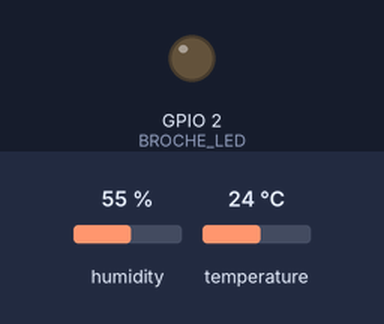
Recording of a sketch running on a simulated ESP32. Shown: output pins drawn as LEDs (lit = HIGH). Inputs (shaded band) come from the test bench; at power-on: temperature 24 °C, humidity 55 %. WiFi joins after 1.5 s; servers stay silent unless stated; the local clock reads 2024-03-15 10:24:30 at power-on unless the sketch sets it; no MQTT or app messages arrive unless stated; what the sketch prints to the serial monitor is not drawn.

Above: at 5.8 s.
5.9 s: temperature set to 29 °C
7.4 s: temperature set to 32 °C
At 11.1 s:
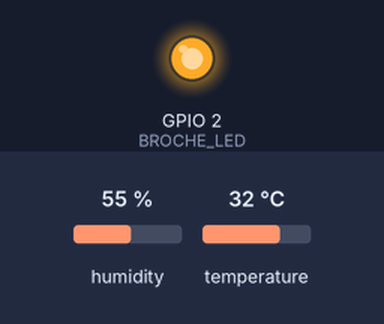
Timing chart, 0 to 12.6 s (numbered marks = the images above; inputs shaded):
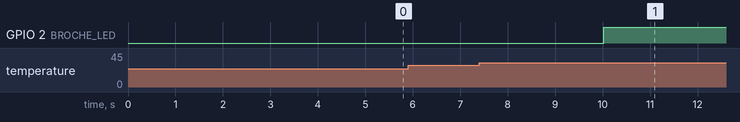

The sketch:

esp32_thermique.ino
```cpp
/*
 * ESP32 n°1 — NŒUD THERMIQUE (machine M1) avec un DHT11.
 *
 * Équivalent physique de simulation/02_simulation_projet/thermique :
 *   - LECTURE toutes les 2 s : si la température dépasse le seuil, on publie TOUT DE SUITE
 *     un message « ALERTE » (sans attendre les 30 s) → ENF1 (latence) ;
 *   - retour sous (seuil - 2 °C) : message « OK » immédiat (hystérésis, pas de clignotement) ;
 *   - toutes les 30 s : rapport périodique (EF1).
 *
 * Réseau : Wi-Fi → broker MQTT Mosquitto sur le VPS.
 *   publie   factory/machines/MACHINE_01   (mesures, JSON)
 *   publie   factory/status/MACHINE_01     (en ligne / hors ligne, « retained »)
 *   écoute   factory/cmd/MACHINE_01        (commande : STATUT = rapport tout de suite)
 *
 * Câblage DHT11 (module 3 broches) : VCC → 3V3, GND → GND, DATA → GPIO 4.
 *   (DHT11 nu à 4 broches : ajouter une résistance de 10 kΩ entre DATA et 3V3.)
 *
 * Bibliothèques (Gestionnaire de bibliothèques) : « PubSubClient » (Nick O'Leary),
 *   « DHT sensor library » (Adafruit) + « Adafruit Unified Sensor ».
 * Carte : « ESP32 Dev Module » (paquet esp32 d'Espressif).
 */
#include <WiFi.h>
#include <PubSubClient.h>
#include <DHT.h>
#include <time.h>

/* ================================================================== À ADAPTER */
#define WIFI_SSID      "NOM_DU_WIFI"
#define WIFI_MDP       "MOT_DE_PASSE_WIFI"
#define MQTT_HOTE      "IP_OU_NOM_DU_VPS"
#define MQTT_UTILISATEUR "MACHINE_01"         /* un compte Mosquitto PAR nœud (ENF6) */
#define MQTT_MDP       "MOT_DE_PASSE_MACHINE_01"
#define UTILISER_TLS   0                      /* 1 = port 8883 chiffré (recommandé sur Internet) */

#define NODE_ID        "MACHINE_01"
#define NOM_MACHINE    "Decoupe"

/* PIÈGE DHT11 : il ne mesure que de 0 à 50 °C. Le vrai seuil de M1 (85 °C) est donc
   impossible à atteindre : pour la démonstration on prend 30 °C (il suffit de pincer
   le capteur entre les doigts ou de souffler dessus). En production : sonde type K + MAX6675. */
#define SEUIL_C        30.0f
#define SEUIL_REEL_C   85.0f                  /* seulement recopié dans le JSON, pour mémoire */
#define HYSTERESIS_C   2.0f
/* ================================================================== */

#if UTILISER_TLS
#include <WiFiClientSecure.h>
#define MQTT_PORT 8883
/* Certificat de l'autorité qui a signé celui du VPS (ex. ISRG Root X1 pour Let's Encrypt).
   Laissé vide : chiffrement sans vérification du serveur (acceptable pour un TP seulement). */
static const char CA_CERT[] = "";
WiFiClientSecure reseau;
#else
#define MQTT_PORT 1883
WiFiClient reseau;
#endif
PubSubClient mqtt(reseau);

/* ------------------------------------------------------------------ paramètres (ms) */
const uint32_t PERIODE_MS      = 30000;   /* EF1 : un rapport toutes les 30 s */
const uint32_t LECTURE_MS      = 2000;    /* le DHT11 ne supporte pas plus d'une lecture/s */
const uint32_t REESSAI_MQTT_MS = 5000;
const int      ERREURS_MAX     = 3;       /* lectures ratées d'affilée avant « ERREUR_CAPTEUR » */

const int BROCHE_DHT = 4;
const int BROCHE_LED = 2;                 /* LED bleue de la carte = machine en alerte */

DHT dht(BROCHE_DHT, DHT11);

char topicDonnees[64], topicStatut[64], topicCommande[64];

float temperature = NAN, humidite = NAN;
bool enAlerte = false;
int erreursDht = 0;
uint32_t seq = 0;
uint32_t derniereLecture = 0, dernierRapport = 0, dernierEssaiMqtt = 0;

/* ------------------------------------------------------------------ tampon hors ligne
   Comme CAPACITE_TAMPON dans la simulation : si le broker est injoignable, on garde
   les 16 derniers messages (chacun porte déjà son horodatage) et on les envoie au retour. */
const int CAPACITE_TAMPON = 16;
const int TAILLE_MSG      = 256;
char tampon[CAPACITE_TAMPON][TAILLE_MSG];
int teteTampon = 0, nbEnAttente = 0;
uint32_t perdusTampon = 0;

void mettreEnTampon(const char *msg) {
  if (nbEnAttente == CAPACITE_TAMPON) {          /* plein : on sacrifie le plus ancien */
    teteTampon = (teteTampon + 1) % CAPACITE_TAMPON;
    nbEnAttente--;
    perdusTampon++;
  }
  strlcpy(tampon[(teteTampon + nbEnAttente) % CAPACITE_TAMPON], msg, TAILLE_MSG);
  nbEnAttente++;
}

void viderTampon() {
  while (nbEnAttente > 0 && mqtt.publish(topicDonnees, tampon[teteTampon])) {
    teteTampon = (teteTampon + 1) % CAPACITE_TAMPON;
    nbEnAttente--;
  }
}

void publier(const char *msg) {
  Serial.print("TX "); Serial.print(topicDonnees); Serial.print(' '); Serial.println(msg);
  if (!mqtt.connected() || !mqtt.publish(topicDonnees, msg)) {
    mettreEnTampon(msg);
    Serial.println("   (broker injoignable : message mis en tampon)");
  }
}

/* Horodatage Unix (NTP) ; 0 tant que l'heure n'est pas encore connue */
uint32_t horodatage() {
  time_t t = time(nullptr);
  return t > 1700000000 ? (uint32_t)t : 0;
}

/* ------------------------------------------------------------------ rapport JSON */
void envoyerRapport(const char *statut) {
  char msg[TAILLE_MSG];
  char t[12], h[12];
  if (isnan(temperature)) strcpy(t, "null"); else snprintf(t, sizeof t, "%.1f", temperature);
  if (isnan(humidite))    strcpy(h, "null"); else snprintf(h, sizeof h, "%.0f", humidite);
  snprintf(msg, sizeof msg,
           "{\"node_id\":\"%s\",\"timestamp\":%lu,\"temperature_c\":%s,\"humidity_pct\":%s,"
           "\"seuil_c\":%.1f,\"seuil_reel_c\":%.1f,\"machine\":\"%s\",\"status\":\"%s\","
           "\"seq\":%lu,\"rssi_dbm\":%d}",
           NODE_ID, (unsigned long)horodatage(), t, h, SEUIL_C, SEUIL_REEL_C, NOM_MACHINE,
           statut, (unsigned long)++seq, (int)WiFi.RSSI());
  publier(msg);
  dernierRapport = millis();
}

const char *statutCourant() {
  if (erreursDht >= ERREURS_MAX) return "ERREUR_CAPTEUR";
  return enAlerte ? "ALERTE" : "OK";
}

/* ------------------------------------------------------------------ lecture du capteur */
void lireCapteur() {
  float t = dht.readTemperature();
  float h = dht.readHumidity();
  if (isnan(t) || isnan(h)) {
    erreursDht++;
    Serial.println("DHT11 : lecture ratee");
    if (erreursDht == ERREURS_MAX) envoyerRapport("ERREUR_CAPTEUR");   /* une seule fois */
    return;
  }
  erreursDht = 0;
  temperature = t;
  humidite = h;

  if (temperature > SEUIL_C && !enAlerte) {
    enAlerte = true;
    digitalWrite(BROCHE_LED, HIGH);
    Serial.printf("ALERTE surchauffe %.1f C > seuil %.1f C\n", temperature, SEUIL_C);
    envoyerRapport("ALERTE");                      /* tout de suite : ENF1 */
  } else if (enAlerte && temperature <= SEUIL_C - HYSTERESIS_C) {
    enAlerte = false;
    digitalWrite(BROCHE_LED, LOW);
    Serial.printf("FIN_ALERTE %.1f C\n", temperature);
    envoyerRapport("OK");
  }
}

/* ------------------------------------------------------------------ MQTT */
void recevoirCommande(char *topic, byte *contenu, unsigned int n) {
  String cmd;
  for (unsigned int i = 0; i < n; i++) cmd += (char)contenu[i];
  cmd.trim();
  Serial.print("CMD "); Serial.println(cmd);
  if (cmd == "STATUT") envoyerRapport(statutCourant());
}

void tenterConnexionMqtt() {
  char statutHorsLigne[96];
  snprintf(statutHorsLigne, sizeof statutHorsLigne, "{\"node_id\":\"%s\",\"online\":false}", NODE_ID);
  Serial.print("MQTT : connexion a " MQTT_HOTE "... ");
  /* « Testament » (Last Will) : si le nœud disparaît sans prévenir (pile débranchée,
     carte retirée), c'est le BROKER qui publiera « online:false » → ENF8. */
  if (mqtt.connect(NODE_ID, MQTT_UTILISATEUR, MQTT_MDP, topicStatut, 1, true, statutHorsLigne)) {
    char statutEnLigne[128];
    snprintf(statutEnLigne, sizeof statutEnLigne,
             "{\"node_id\":\"%s\",\"online\":true,\"ip\":\"%s\"}", NODE_ID,
             WiFi.localIP().toString().c_str());
    mqtt.publish(topicStatut, statutEnLigne, true);
    mqtt.subscribe(topicCommande);
    Serial.println("OK");
    viderTampon();
  } else {
    Serial.printf("echec (code %d)\n", mqtt.state());   /* 4/5 = identifiants refusés (ENF6) */
  }
}

/* ------------------------------------------------------------------ démarrage */
void setup() {
  Serial.begin(115200);
  pinMode(BROCHE_LED, OUTPUT);
  dht.begin();

  snprintf(topicDonnees,  sizeof topicDonnees,  "factory/machines/%s", NODE_ID);
  snprintf(topicStatut,   sizeof topicStatut,   "factory/status/%s",   NODE_ID);
  snprintf(topicCommande, sizeof topicCommande, "factory/cmd/%s",      NODE_ID);
  Serial.printf("\nBOOT thermique %s (%s) seuil=%.1f C\n", NODE_ID, NOM_MACHINE, SEUIL_C);

  WiFi.mode(WIFI_STA);
  WiFi.setAutoReconnect(true);
  WiFi.begin(WIFI_SSID, WIFI_MDP);
  configTime(3600, 0, "pool.ntp.org", "time.google.com");   /* heure du Bénin : UTC+1 */

#if UTILISER_TLS
  if (strlen(CA_CERT) > 0) reseau.setCACert(CA_CERT); else reseau.setInsecure();
#endif
  mqtt.setServer(MQTT_HOTE, MQTT_PORT);
  mqtt.setCallback(recevoirCommande);
  mqtt.setBufferSize(512);
  mqtt.setKeepAlive(10);        /* le broker déclare le nœud mort après ~15 s de silence */
  mqtt.setSocketTimeout(3);     /* ne pas rester bloqué 15 s si le VPS ne répond pas */

  dernierRapport = millis() - PERIODE_MS + 5000;   /* premier rapport 5 s après le démarrage */
}

/* ------------------------------------------------------------------ boucle */
void loop() {
  uint32_t maintenant = millis();

  if (WiFi.status() == WL_CONNECTED) {
    if (!mqtt.connected() && maintenant - dernierEssaiMqtt >= REESSAI_MQTT_MS) {
      dernierEssaiMqtt = maintenant;
      tenterConnexionMqtt();
    }
    mqtt.loop();
  }

  if (maintenant - derniereLecture >= LECTURE_MS) {
    derniereLecture = maintenant;
    lireCapteur();
  }
  if (millis() - dernierRapport >= PERIODE_MS) envoyerRapport(statutCourant());
}
```

Measured:
- the behaviour switches between 30 and 31 °C on temperature (found by bisection; images 0 and 1)
- after the input at 5.9 s, every drawn part: stays the same
- after the input at 7.4 s, GPIO 2 (BROCHE_LED): LOW → HIGH after 2.6 s
